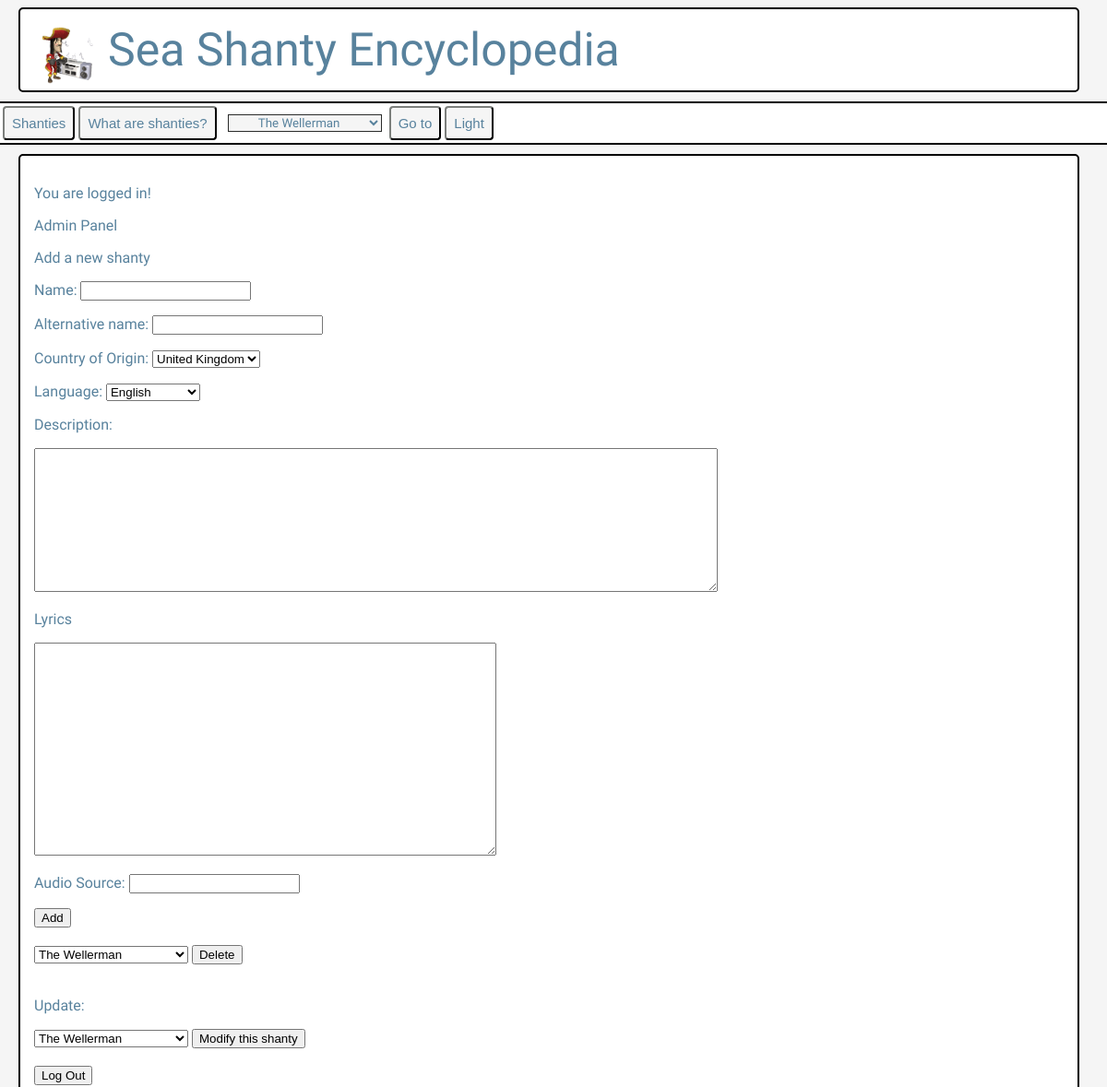
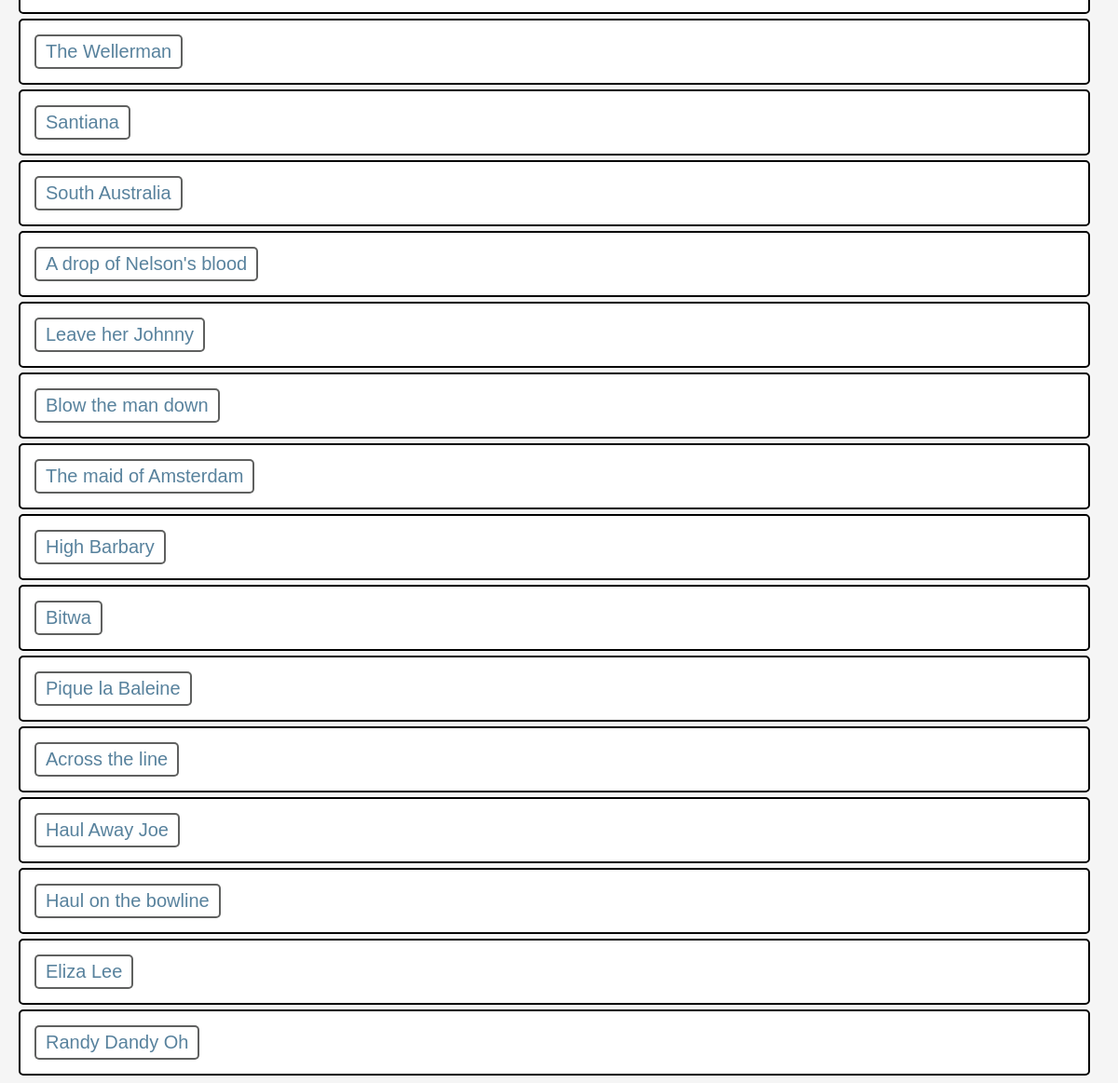
The page / (signed in) on the database its author committed (2 pictures, top to bottom).
### SHE.py (models this page shows)
class Seashanty(db.Model):
    __tablename__ = 'seashanties'
    ID = db.Column(db.Integer, primary_key=True)
    Name = db.Column(db.Text,)
    Alternative_Names = db.Column(db.Text)
    Country_Origin = db.Column(db.ForeignKey('Countries.Name'))
    Language = db.Column(db.ForeignKey('Language.Name'))
    Description = db.Column(db.Text)
    Lyrics = db.Column(db.Text)
    AudioSource = db.Column(db.Text)
    Country = db.relationship('Country', primaryjoin='Seashanty.Country_Origin == Country.Name', backref='seashanties')
    Language1 = db.relationship('Language', primaryjoin='Seashanty.Language == Language.Name', backref='seashanties')

### SHE.py (the view, shortened to what this page needs)
@app.route('/', methods=["GET","POST"])
def home():
    shantys = None
    return render_template("home.html", shantys = Seashanty.query.all())  # Return the html template, display it on the port

### templates/home.html (shortened to what this page needs)
<!DOCTYPE html>
<html>
  <head>
    {% if session.theme == 'dark' %}
      <link rel="stylesheet" href="/static/styleDark.css">
    {% else %}
      <link rel="stylesheet" href="/static/style.css">
    {% endif %}
  </head>
  <body>
    <div class="entry">
      <div class="column">
        <img src="/static/ds.gif" class="smallImage" alt="Dancing sailor">
      </div>
      <div>
        <p class="title">Sea Shanty Encyclopedia   </p>
      </div>
    </div>
    <div class="navbar">
      <table>
        <tr>
          <th> <form method="" action="/gotoShanty">
            <input type="submit" class="smallButton" value="Shanties">
          </form> </th>
          <th> <form method="" action="/gotoInfo">
            <input type="submit" class="smallButton" value="What are shanties?">
          </form> </th>
          <th></th>
            <th> <select class="dropdownselect" name="goto">
            {% for shanty in shantys %}
              <option value="#{{shanty.Name|replace(' ','_') }}"> {{shanty.Name}} </option>
            {% endfor %}
          </select> </th>
          <th> <button class="smallButton" id="gotoButton"> Go to </button> </th>
          <th> <form method="" action="/changeTheme?r={{ request.full_path }}">
            {% if session.theme == 'light' %}
                <input type="submit" class="smallButton" value="Dark">
            {% else %}
                <input type="submit" class="smallButton" value="Light">
            {% endif %}
          </form>
          </th>
        </tr>
      </table>
    </div>
    {% if session.admin == 'yes' %}
    <div class="entry">
      <div id="AdminPanel" class="AdminPanel">
        <p> You are logged in! </p>
        <p> Admin Panel</p>
        <p> Add a new shanty </p>
        <form method="POST" action="/">
          <p> Name: <input type="text" id="new_name" name="new_name"> </p>
          <p> Alternative name: <input type="text" id="new_altName" name="new_altName"> </p>
          <p> Country of Origin: <select name="new_country" id="new_country"> </p>
            <option value="United Kingdom"> United Kingdom </option>
          <p> Language: <select name="new_language" id="new_language"> </p>
            <option value="English"> English </option>
          <p> Description: </p>
          <textarea id="new_description" name="new_description" cols="90" rows="10"></textarea>
          <p> Lyrics </p>
          <textarea id="new_lyrics" name="new_lyrics" cols="60" rows="15"></textarea>
          <p> Audio Source: <input type="text" id="new_audioSource" name="new_audioSource"> </p>
          <input type="submit" value="Add">
        </form>
        <br>
        <form method="POST" action="/delete">
          <select name="delete_country" id="delete_country">
            {% for shanty in shantys %}
              <option value="{{shanty.Name}}"> {{shanty.Name}} </option>
            {% endfor %}
          </select>
          <button id="safetyButton" onclick="areYouSure()" type="button"> Delete </button>
        </form>
        <br>
        <form method="POST" action="/update">
          <p> Update: </p>
          <select name="update_name" id="update_name">
            {% for shanty in shantys %}
              <option value="{{shanty.Name}}"> {{shanty.Name}} </option>
            {% endfor %}
          </select>
          <input type="submit" value="Modify this shanty">
        </form>
        <br>
        <form method="POST" action="/logout">
          <input type="submit" value="Log Out">
        </form>
      </div>
    </div>
    {% endif %}
    {% for shanty in shantys %}
    <div class="entry collapsed" id="{{shanty.Name|replace(' ','_')}}">
      <button class="btn">{{shanty.Name}}</button>
    </div>
    {% endfor %}
  </body>
</html>

### static/style.css (style rules this page uses)
:root { --c1: #DCDCDD; --c2: #2A2B2A; --c3: #58829D; --c4: #F5F5F5; }
html { scroll-behavior: smooth; }
body { background-color: var(--c4); font-family: Hind; margin-left: 0; margin-right:0; color: var(--c3); }
.dropdownselect { position: relative; font-family: Hind; display: inline-block; text-align: center; padding: 0px; margin:4px; background-color:var(--c4); color:var(--c3); border-color: var(--c2); }
.title { font-size: 50px; margin: 0px; }
.column { float: left; }
.navbar { list-style-type: none; margin-top: 10px; margin-bottom: 10px; margin-left: 0px; border-style: solid; border-radius: 0px; border-color: black; border-width: 2px; background-color:white; padding-left:10px; border-left:0px; border-right:0px; padding:0px; }
.smallImage { width: 70px; height: 70px; padding-right: 10px; }
.btn { border: solid; border-width: 2px; border-radius: 5px; font-size: 20px; border-color: rgba(42, 43, 42, 0.75); padding: 5px; padding-left: 10px; padding-right: 10px; text-align: left; text-decoration: none; outline: none; color:var(--c3); background-color:white; }
.smallButton { background-color:var(--c4); color:var(--c3); border-color: var(--c2); font-size: 15px; padding:8px; border-width: 2px; border-radius: 4px; }
.entry { margin-left: 20px; margin-top: 5px; margin-right: 30px; padding: 15px; border-style: solid; border-radius: 5px; border-color: black; border-width: 2px; background-color:white; }

### rows shown on the page
Seashanty: Name "The Wellerman"
Seashanty: Name "Santiana"
Seashanty: Name "South Australia"
Seashanty: Name "A drop of Nelson's blood"
Seashanty: Name "Leave her Johnny"
Seashanty: Name "Blow the man down"
Seashanty: Name "The maid of Amsterdam"
Seashanty: Name "High Barbary"
Seashanty: Name "Bitwa"
Seashanty: Name "Pique la Baleine"
Seashanty: Name "Across the line"
Seashanty: Name "Haul Away Joe"
Seashanty: Name "Haul on the bowline"
Seashanty: Name "Eliza Lee"
Seashanty: Name "Randy Dandy Oh"

### other values the page prints
form field goto "The Wellerman"
form field delete_country "The Wellerman"
form field update_name "The Wellerman"
